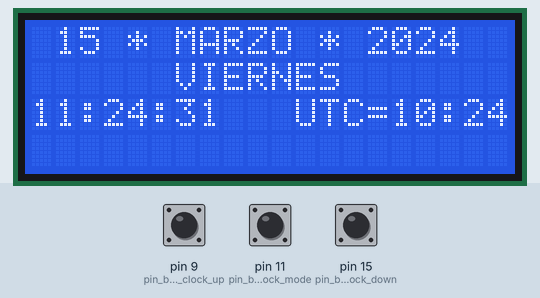
Bench run of a sketch on a simulated Arduino Uno, built with avr-gcc and run on an emulated ATmega328P. Shown: 20×4 character LCD. The test bench sets the inputs (shaded band); at power-on: pin 11 (pin_button_clock_mode) HIGH, pin 9 (pin_button_clock_up) HIGH, pin 15 (pin_button_clock_down) HIGH. The local clock reads 2024-03-15 10:24:30 at power-on unless the sketch sets it.

Above: at 1.3 s.
1.4 s: pin 11 (pin_button_clock_mode) pulled LOW for 0.15 s
At 2.5 s:
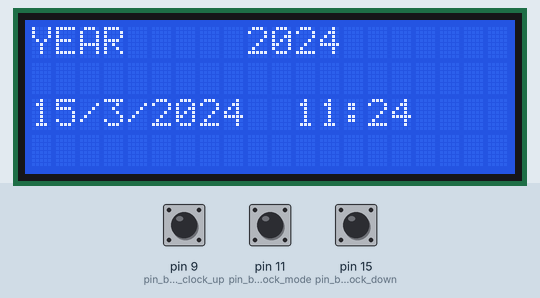
3.2 s: pin 11 (pin_button_clock_mode) pulled LOW for 1 s
At 5.5 s:
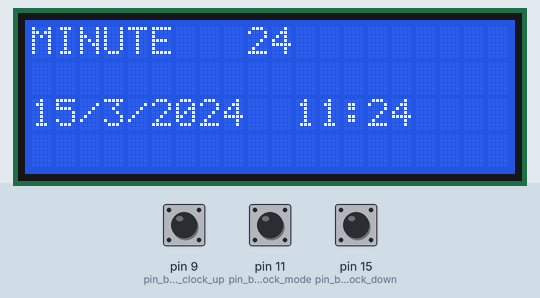
5.8 s: pin 11 (pin_button_clock_mode) pulled LOW for 0.15 s
At 7.2 s:
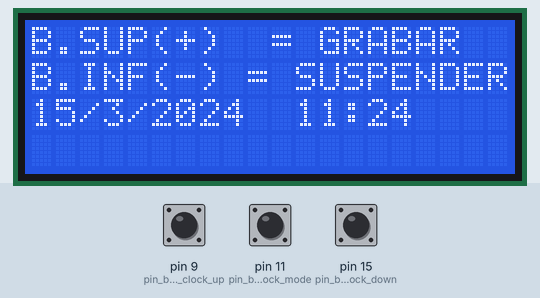
7.6 s: pin 11 (pin_button_clock_mode) pulled LOW for 3.2 s
At 11.8 s:
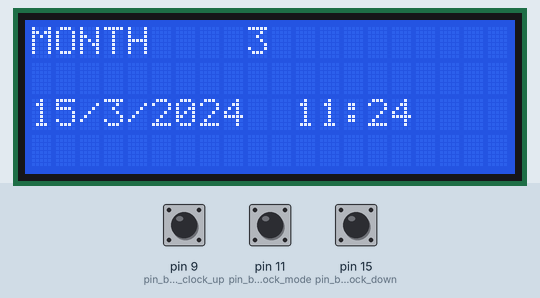
12.3 s: pin 9 (pin_button_clock_up) pulled LOW for 0.15 s
At 13.7 s:
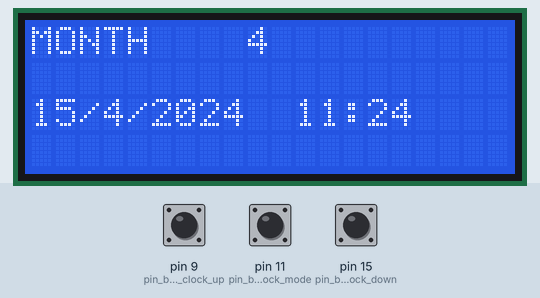
14.0 s: pin 15 (pin_button_clock_down) pulled LOW for 1 s
At 15.9 s:
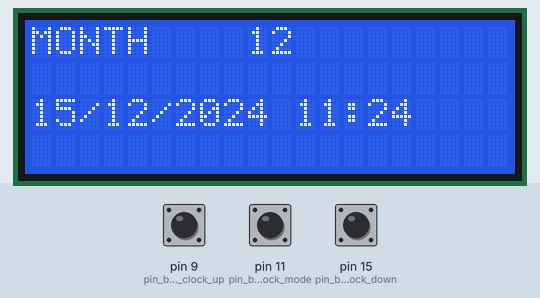
Timing chart, 0 to 17.4 s (numbered marks = the images above; inputs shaded):
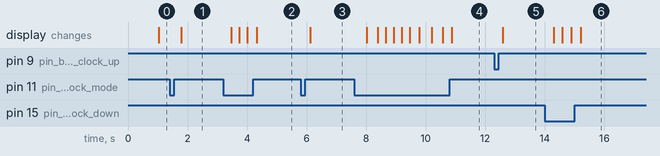

The sketch:

dual_watch.ino
```cpp
#include <Wire.h>                                                                                                                             #include <Wire.h>
#include <LiquidCrystal_I2C.h>
#include <RTClib.h>
#include <WString.h>

#define pin_button_clock_mode 11
#define pin_button_clock_up 9
#define pin_button_clock_down 15

//#define LANGUAGE_ENGLISH
#define LANGUAGE_SPANISH
//#define LANGUAGE_EUSKERA

#ifdef LANGUAGE_SPANISH
  #define week_1 "LUNES"
  #define week_2 "MARTES"
  #define week_3 "MIERCOLES"
  #define week_4 "JUEVES"
  #define week_5 "VIERNES"
  #define week_6 "SABADO"
  #define week_7 "DOMINGO"
  #define month_01 "ENERO"
  #define month_02 "FEBRERO"
  #define month_03 "MARZO"
  #define month_04 "ABRIL"
  #define month_05 "MAYO"
  #define month_06 "JUNIO"
  #define month_07 "JULIO"
  #define month_08 "AGOSTO"
  #define month_09 "SEPTIEMBRE"
  #define month_10 "OCTUBRE"
  #define month_11 "NOVIEMBRE"
  #define month_12 "DICIEMBRE"
#endif //LANGUAGE_SPANISH

#ifdef LANGUAGE_ENGLISH
  #define week_1 "MONDAY"
  #define week_2 "TUESDAY"
  #define week_3 "WEDNESDAY"
  #define week_4 "THURSDAY"
  #define week_5 "FRIDAY"
  #define week_6 "SATURDAY"
  #define week_7 "SUNDAY"
  #define month_01 "JANUARY"
  #define month_02 "FEBRUARY"
  #define month_03 "MARS"
  #define month_04 "APRIL"
  #define month_05 "MAY"
  #define month_06 "JUNE"
  #define month_07 "JULY"
  #define month_08 "AUGUST"
  #define month_09 "SEPTEMBER"
  #define month_10 "OCTOBER"
  #define month_11 "NOVEMBER"
  #define month_12 "DECEMBER"
#endif //LANGUAGE_ENGLISH

#ifdef LANGUAGE_EUSKERA
  #define week_1 "ASTELENA"
  #define week_2 "ASTEARTEA"
  #define week_3 "ASTEASKENA"
  #define week_4 "OSTEGUNA"
  #define week_5 "OSTIRALA"
  #define week_6 "LARUNBATA"
  #define week_7 "IGANDEA"
  #define month_01 "URTARRILA"
  #define month_02 "OTSAILA"
  #define month_03 "MARTXOA"
  #define month_04 "APIRILA"
  #define month_05 "MAIATZA"
  #define month_06 "EKAINA"
  #define month_07 "UTZAILA"
  #define month_08 "ABUZTUA"
  #define month_09 "IRAILA"
  #define month_10 "URRIA"
  #define month_11 "AZAROA"
  #define month_12 "ABENDUA"
#endif //LANGUAGE_EUSKERA

enum month_name {january = 1, february, march, april, may, june, july, august, september, october, november, december};
enum dow_name {sunday, monday, tuesday, wednesday, thusday, friday, saturday};
enum clock_mode {mode_normal, mode_year, mode_month, mode_day, mode_hour, mode_minute, mode_end_of_process};

month_name mn_month;
dow_name dn_dow;
clock_mode cm_mode = mode_normal;

LiquidCrystal_I2C lcd(0x27, 20, 4);
RTC_DS3231 rtc;

String name_of_month(month_name m) {
  switch (m) {
    case january:   return month_01;
    case february:  return month_02;
    case march:     return month_03;
    case april:     return month_04;
    case may:       return month_05;
    case june:      return month_06;
    case july:      return month_07;
    case august:    return month_08;
    case september: return month_09;
    case october:   return month_10;
    case november:  return month_11;
    case december:  return month_12;
   }
  }

String name_of_the_day_of_the_week(dow_name d) {
  switch (d) {
    case sunday:    return week_7;
    case monday:    return week_1;
    case tuesday:   return week_2;
    case wednesday: return week_3;
    case thusday:   return week_4;
    case friday:    return week_5;
    case saturday:  return week_6;
  }
}

int calc_time_offset(DateTime dt_utc) {
  byte last_day_before_last_monday = 24;
  byte hour_of_change = 2;
  int winter_offset = 3600;     //1 hour = 3600sec
  int summer_offset = 3600 * 2; //2 hour
  month_name number_month = dt_utc.month();
  dow_name dow_number = dt_utc.dayOfTheWeek();

  if (number_month > march && number_month < october) {
    return summer_offset;
  }

  if (number_month > october || number_month < march) {
    return winter_offset;
  }

  if (number_month == march) {
    if (dt_utc.day() < last_day_before_last_monday) {
      return winter_offset;
    } else {
      if (dow_number == sunday) {
        if (dt_utc.hour() < hour_of_change) {
          return winter_offset;
        } else {
          return summer_offset;
        }
      } else {
        if (last_day_before_last_monday - dt_utc.day() + dow_number >= 0) {
          return winter_offset;
        } else {
          return summer_offset;
        }
      }
    }
  }

  if (number_month = october) {
    if (dt_utc.day() < last_day_before_last_monday) {
      return summer_offset;
    } else {
      if (dow_number == sunday) {
        if (dt_utc.hour() < hour_of_change) {
          return summer_offset;
        } else {
          return winter_offset;
        }
      } else {
        if (last_day_before_last_monday - dt_utc.day() + dow_number >= 0) {
          return summer_offset;
        } else {
          return winter_offset;
        }
      }
    }
  }
}

byte check_next_day() {
  DateTime dt_utc = rtc.now();
  int time_offset = calc_time_offset(dt_utc);
  DateTime dt_local = dt_utc.unixtime() + time_offset;
  bool is_next_day = dt_local.hour() == 0 && dt_local.minute() == 0 && dt_local.second() == 0;

  if (is_next_day) {
    delay(1000);
  }
  return is_next_day;
}

void show_invalid_data() {
  lcd.clear();
  lcd.setCursor(0, 0);
  lcd.print("  DEBE INTRODUCIR");
  lcd.setCursor(0, 1);
  lcd.print("  UNA FECHA VALIDA");
  lcd.setCursor(0, 2);
  lcd.print("        Y/O");
  lcd.setCursor(0, 3);
  lcd.print("    HORA VALIDOS");
  delay(2000);
  lcd.clear();
}

bool button_pressed (int button) {
  bool bp = digitalRead(button) == LOW;
  if (bp) {
    delay(250);
  }
  return bp;
}

void show_end_of_process_display () {
  lcd.setCursor(0, 0);
  lcd.print("B.SUP(+)  = GRABAR ");

  lcd.setCursor(0, 1);
  lcd.print("B.INF(-) = SUSPENDER");
}

void switch_clock_mode() {
  if (cm_mode == mode_end_of_process) {
    cm_mode = mode_normal;
  } else {
    cm_mode = cm_mode + 1;
  }
}

void clear_clock_display() {
  lcd.setCursor(0, 0);
  lcd.print("                    ");
  lcd.setCursor(0, 1);
  lcd.print("                    ");
  lcd.setCursor(0, 2);
  lcd.print("                    ");
}

void show_settings_label (String s_label) {
  lcd.setCursor(0, 0);
  lcd.print("       ");
  lcd.setCursor(0, 0);
  lcd.print(s_label);
}

void show_settings_data(int i_data) {
  lcd.setCursor(9, 0);
  lcd.print("    ");
  lcd.setCursor(9, 0);
  lcd.print(i_data, DEC);
}


void show_set_date_time(int yr, int mt, int dy, int hr, int me) {
  lcd.setCursor(0, 2);
  lcd.print("                    ");
  lcd.setCursor(0, 2);
  lcd.print(String(dy) + "/" + String(mt) + "/" + String(yr));

  lcd.setCursor(11, 2);
  lcd.print("     ");
  lcd.setCursor(11, 2);
  lcd.print(String(hr) + ":" + String(me));
}

int month_bounds(int mt) {
  if (mt > 12) {
    return 1;
  } else if (mt == 0) {
    return 12;
  } else {
    return mt;
  }
}

int day_bounds(int yr, int mt, int dy) {
  int day_top = 31;

  if (mt == february) {
    if (leap_year(yr)) {
      day_top = 29;
    } else {
      day_top = 28;
    }
  } else if (mt == april || mt == june || mt == september || mt == november) {
    day_top = 30;
  }

  if (dy > day_top) {
    return 1;
  } else if (dy == 0) {
    return day_top;
  } else {
    return dy;
  }
}

int hour_bounds(int hr) {
  if (hr > 23) {
    return 0;
  } else if (hr < 0) {
    return 23;
  } else {
    return hr;
  }
}

int minute_bounds(int mi) {
  if (mi > 59) {
    return 0;
  } else if (mi < 0) {
    return 59;
  } else {
    return mi;
  }
}

bool leap_year (int y) {
  return y%4 == 0 && y%10 != 0;
}

bool check_valid_data(int dy, int mt, int yr, int mi, int se) {
  int days_offset = 0;

  if (mt == april || mt == june || mt == september || mt == november) {
    days_offset = 1;
  } else if (mt == february) {
    if (leap_year(yr)) {
      days_offset = 2;
    } else {
      days_offset = 3;
    }
  }

  if (mt <= january || mt > december) {
    return false;
  } else if (dy <= 0 || dy + days_offset > 31) {
    return false;
  } else if (mi < 0 || mi > 59) {
    return false;
  } else {
    return true;
  }
}

void service_clock_set_serial () {
  if (Serial.available()) {
    char set_time[14];
    size_t count = Serial.readBytesUntil('\n', set_time, 14);

    String dt = set_time;

    int i_day =    (dt.substring(0, 2)).toInt();
    int i_month =  (dt.substring(2, 4)).toInt();
    int i_year =   (dt.substring(4, 8)).toInt();
    int i_hour =   (dt.substring(8, 10)).toInt();
    int i_minute = (dt.substring(10, 12)).toInt();


    if (check_valid_data(i_day, i_month, i_year, i_hour, i_minute)) {
      rtc.adjust(DateTime(i_year, i_month, i_day, i_hour, i_minute, 0));
    } else {
      show_invalid_data();
    }
    process_date();
    process_time();
  }
}

int read_buttons_updown() {
  if (button_pressed (pin_button_clock_up)) {
    return 1;
  } else if (button_pressed(pin_button_clock_down)) {
    return -1;
  } else {
    return 0;
  }
}

void service_set_clock_time () {
  DateTime dt_utc = rtc.now();
  int time_offset = calc_time_offset(dt_utc);
  DateTime dt_local = dt_utc.unixtime() + time_offset;

  int i_year =   dt_local.year();
  int i_month =  dt_local.month();
  int i_day =    dt_local.day();
  int i_hour =   dt_local.hour();
  int i_minute = dt_local.minute();
  int now_mode = mode_year;
  String s_mode = "YEAR";
  int i_dat = dt_local.year();
  int buttons_updown = 0;

  clear_clock_display();
  show_settings_label(s_mode);
  show_settings_data(i_dat);
  show_set_date_time(i_year, i_month, i_day, i_hour, i_minute);

  while (cm_mode != mode_normal) {
    if (button_pressed(pin_button_clock_mode)) {
      switch_clock_mode();
    } else {
      buttons_updown = read_buttons_updown ();
    }

    switch(cm_mode) {
      case mode_year:
        i_year += buttons_updown;
        i_dat = i_year;
        s_mode = "YEAR";
        break;
      case mode_month:
        i_month += buttons_updown;
        i_month = month_bounds(i_month);
        i_dat = i_month;
        s_mode = "MONTH";
        break;
      case mode_day:
        i_day += buttons_updown;
        i_day = day_bounds(i_year, i_month, i_day);
        i_dat = i_day;
        s_mode = "DAY";
        break;
      case mode_hour:
        i_hour = hour_bounds(i_hour += buttons_updown);
        i_dat = i_hour;
        s_mode = "HOUR";
        break;
      case mode_minute:
        i_minute = minute_bounds(i_minute += buttons_updown);
        i_dat = i_minute;
        s_mode = "MINUTE";
        break;
      case mode_end_of_process:
        show_end_of_process_display ();
        if (buttons_updown != 0) {
          if (buttons_updown == 1) {
            rtc.adjust(DateTime(i_year, i_month, i_day, i_hour, i_minute, 0));
          }
          cm_mode = mode_normal;
        }
        break;
    }
    if (now_mode != cm_mode) {
      show_settings_label(s_mode);
      show_settings_data(i_dat);
      now_mode = cm_mode;
    }

    if (buttons_updown != 0) {
      show_settings_data(i_dat);
      show_set_date_time(i_year, i_month, i_day, i_hour, i_minute);
    }
  }
  clear_clock_display();
  process_date();
}

void process_date() {
  DateTime dt_utc = rtc.now();
  int time_offset = calc_time_offset(dt_utc);
  DateTime dt_local = dt_utc.unixtime() + time_offset;
  byte col_max = 20;
  byte col_init = 0;
  byte row_date = 0;
  byte row_day_of_the_week = 1;
  String s_month = name_of_month(dt_local.month());
  String s_day_of_the_week = name_of_the_day_of_the_week(dt_local.dayOfTheWeek());
  String s_date = String(dt_local.day());

  s_date.concat(" * ");
  s_date.concat(s_month);
  s_date.concat(" * " );
  s_date.concat(dt_local.year());

  lcd.setCursor(col_init, row_date);
  lcd.print("                    ");
  lcd.setCursor(((col_max - s_date.length()) / 2), row_date);
  lcd.print(s_date);

  lcd.setCursor(col_init, row_day_of_the_week);
  lcd.print("                    ");
  lcd.setCursor(((col_max - s_day_of_the_week.length()) / 2), row_day_of_the_week);
  lcd.print(s_day_of_the_week);
}

void process_time() {
  DateTime dt_utc = rtc.now();
  int time_offset = calc_time_offset(dt_utc);
  DateTime dt_local = dt_utc.unixtime() + time_offset;
  char buf_local[] = "hh:mm:ss";
  char buf_utc[] = "hh:mm";
  byte col_local = 0;
  byte col_utc = 11;
  byte row_hour = 2;

  lcd.setCursor(col_local, row_hour);
  lcd.print(dt_local.toString(buf_local));

  lcd.setCursor(col_utc, row_hour);
  lcd.print("UTC=");
  lcd.print(dt_utc.toString(buf_utc));
}

void setup() {
  Serial.begin(9600);
  Serial.setTimeout(50);
  rtc.begin();

  lcd.init();
  lcd.backlight();
  lcd.clear();

  pinMode(pin_button_clock_up, INPUT_PULLUP);
  pinMode(pin_button_clock_mode, INPUT_PULLUP);
  pinMode(pin_button_clock_down, INPUT_PULLUP);

  process_date();
}

void loop() {
  service_clock_set_serial();
  if (button_pressed(pin_button_clock_mode) && cm_mode == mode_normal) {
    cm_mode = mode_year;
    service_set_clock_time();
  }

  if (cm_mode == mode_normal) {
    if (check_next_day()) {
      process_date();
    }
    process_time();
  }
}
```

Measured:
- after the input at 1.4 s, the display: changes after 0.38 s (image 1)
- after the input at 3.2 s, the display: first changes after 0.27 s (image 2 shows a later state)
- after the input at 5.8 s, the display: changes after 0.32 s (image 3)
- after the input at 7.6 s, the display: first changes after 0.42 s (image 4 shows a later state)
- after the input at 12.3 s, the display: changes after 0.30 s (image 5)
- after the input at 14.0 s, the display: first changes after 0.30 s (image 6 shows a later state)
